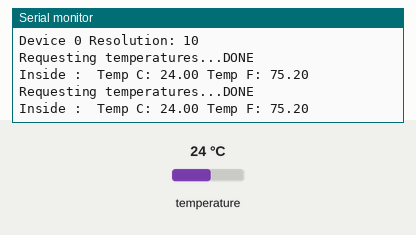
This sketch was run on a simulated ESP32. Parts: the last lines printed to the serial monitor. Inputs (shaded band) come from the test bench; at power-on: temperature 24 °C.

Above: at 6.2 s.
6.3 s: temperature set to 12 °C
At 10.59 s:
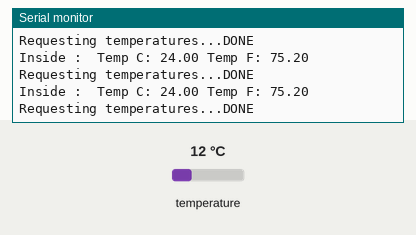
12.6 s: temperature set to 19 °C
At 16.6 s:
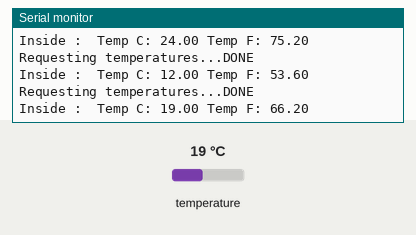
Timing chart, 0 to 18.1 s (numbered marks = the images above; inputs shaded):
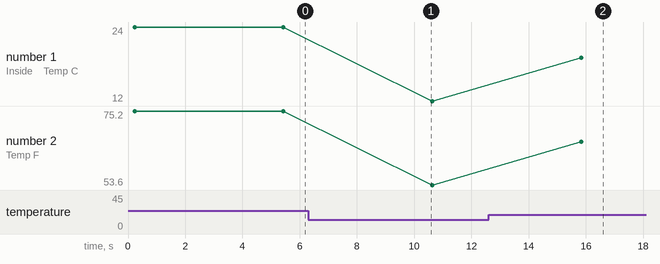

The sketch:

temp_read.ino
```cpp
/*********
  Rui Santos
  Complete project details at http://randomnerdtutorials.com
  Based on the Dallas Temperature Library example
*********/

#include <OneWire.h>
#include <DallasTemperature.h> //remplacer les () par <>

// Data wire is plugged into port 14 on the Arduino or ESP32
#define ONE_WIRE_BUS 14
#define TEMPERATURE_PRECISION 10

// Setup a oneWire instance to communicate with any OneWire devices (not just Maxim/Dallas temperature ICs)
OneWire oneWire(ONE_WIRE_BUS);

// Pass our oneWire reference to Dallas Temperature.
DallasTemperature sensors(&oneWire);

// Tableaux contenant l'adresse de chaque sonde OneWire | arrays to hold device addresses
DeviceAddress insideThermometer = { 0x28,  0xFF,  0x9B,  0xB5,  0xA0,  0x16,  0x3,  0xCD };


void setup() {
  Serial.begin(115200);

  // Start up the library
  sensors.begin();

  // locate devices on the bus
  Serial.print("Locating devices...");
  Serial.print("Found ");
  Serial.print(sensors.getDeviceCount(), DEC);
  Serial.println(" devices.");

  // report parasite power requirements
  Serial.print("Parasite power is: ");
  if (sensors.isParasitePowerMode()) Serial.println("ON");
  else Serial.println("OFF");

  // Vérifie sir les capteurs sont connectés | check and report if sensors are conneted
  if (!sensors.getAddress(insideThermometer, 0)) Serial.println("Unable to find address for Device 0");

  // set the resolution to 9 bit per device
  sensors.setResolution(insideThermometer, TEMPERATURE_PRECISION);

  // On vérifie que le capteur st correctement configuré | Check that ensor is correctly configured
  Serial.print("Device 0 Resolution: ");
  Serial.print(sensors.getResolution(insideThermometer), DEC);
  Serial.println();
}

void printTemperature(String label, DeviceAddress deviceAddress){
  float tempC = sensors.getTempC(deviceAddress);
  Serial.print(label);
  if (tempC == -127.00) {
    Serial.print("Error getting temperature");
  } else {
    Serial.print(" Temp C: ");
    Serial.print(tempC);
    Serial.print(" Temp F: ");
    Serial.println(DallasTemperature::toFahrenheit(tempC));
  }
}

void loop() {
  // put your main code here, to run repeatedly:
  Serial.print("Requesting temperatures...");
  sensors.requestTemperatures();
  Serial.println("DONE");

  // print the device information
  printTemperature("Inside : ", insideThermometer);

  delay(5000);
}
```

Measured:
- after the input at 12.6 s, the serial monitor: prints a new line after 3.2 s (image 2)
- plotted number 1: 24 → 12 after the input at 6.3 s, 12 → 19 after the input at 12.6 s
- plotted number 2: 75.2 → 53.6 after the input at 6.3 s, 53.6 → 66.2 after the input at 12.6 s
